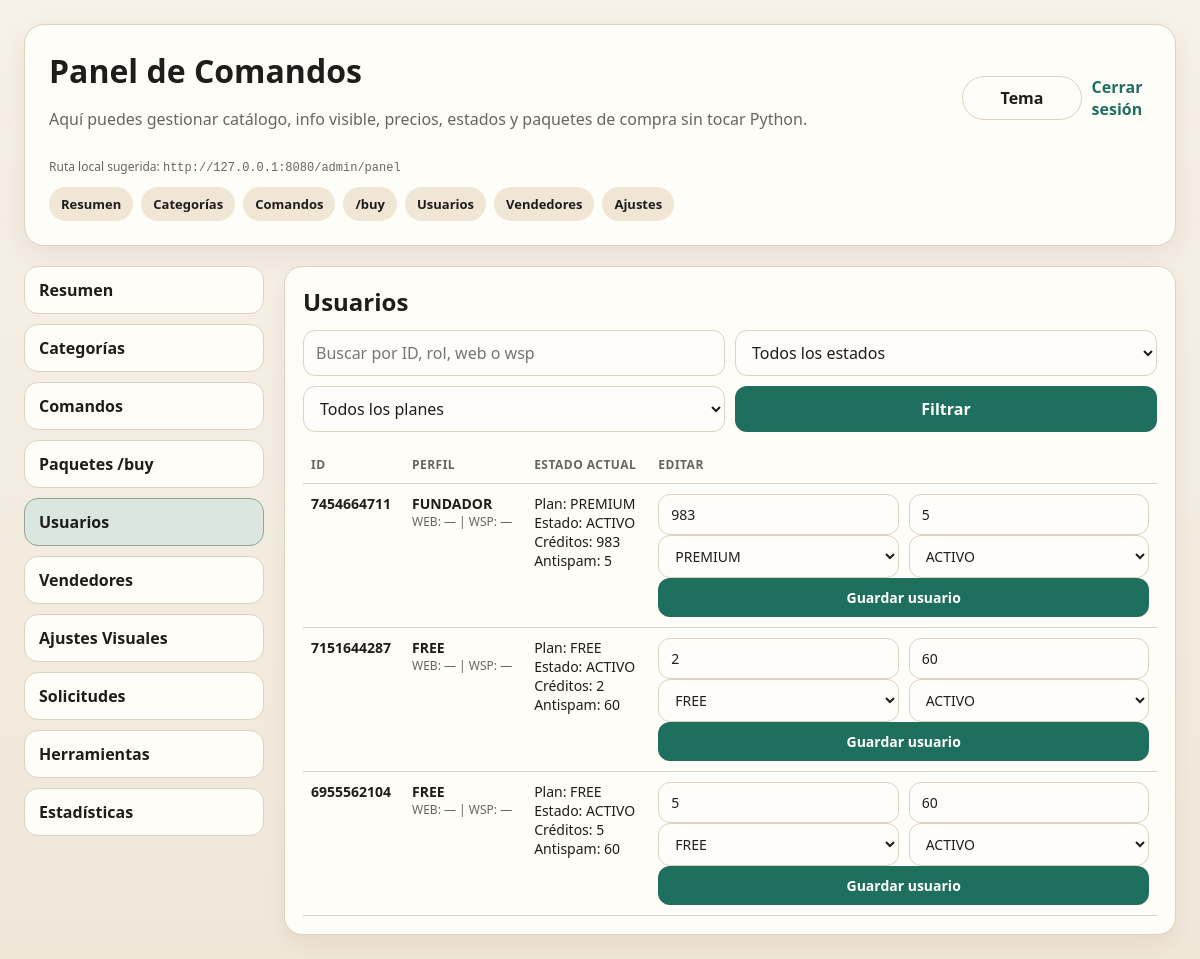
Screenshot of /admin/panel?section=usuarios (signed in) with the database file from the repository.
### tables this page shows
CREATE TABLE usuarios (
            id_tg TEXT PRIMARY KEY,
            rol_tg TEXT DEFAULT 'FREE',
            fecha_register_tg TEXT,

            creditos INTEGER DEFAULT 5,
            plan TEXT DEFAULT 'FREE',
            estado TEXT DEFAULT 'ACTIVO',
            fecha_caducidad TEXT,

            register_web INTEGER DEFAULT 0,   -- FALSE por defecto
            register_wsp INTEGER DEFAULT 0,   -- FALSE por defecto

            token_api_web TEXT UNIQUE,
            user_web TEXT,
            pass_web TEXT,
            rol_web TEXT DEFAULT 'FREE',
            fecha_register_web TEXT,

            token_api_wsp TEXT UNIQUE,
            number_wsp TEXT,
            rol_wsp TEXT DEFAULT 'FREE',
            fecha_register_wsp TEXT,

            antispam INTEGER DEFAULT 60
        );

### app.py (the view)
@app.route("/admin/panel", methods=["GET"])
def admin_panel():
    gate = require_panel_login()
    if gate:
        return gate
    flash = request.args.get("flash", "")
    active_section = (request.args.get("section") or "resumen").strip().lower()
    if active_section not in {"resumen", "categorias", "comandos", "buy", "usuarios", "vendedores", "ajustes", "solicitudes", "herramientas", "estadisticas"}:
        active_section = "resumen"
    categories = get_catalog_categories()
    commands = get_catalog_commands()
    settings = get_panel_settings()
    buy_packages = get_buy_packages()
    user_q = request.args.get("uq", "")
    user_status = (request.args.get("ustatus") or "").upper()
    user_plan = (request.args.get("uplan") or "").upper()
    admin_users = get_admin_users(q=user_q, status=user_status, plan=user_plan, limit=250)
    vendor_q = request.args.get("vq", "")
    selected_vendor = (request.args.get("vendor") or "").strip()
    vendor_summary = get_vendor_sales_summary(q=vendor_q, limit=250)
    if not selected_vendor and vendor_summary:
        selected_vendor = vendor_summary[0]["vendedor"]
    vendor_detail = get_vendor_sales_detail(selected_vendor, limit=120) if selected_vendor else []
    vendor_total_sales = sum(int(item.get("total_ventas") or 0) for item in vendor_summary)
    all_requests = get_request_items(limit=300)
    request_q = request.args.get("rq", "")
    request_status = request.args.get("rstatus", "")
    request_command = request.args.get("rcommand", "")
    filtered_requests = filter_request_items(all_requests, q=request_q, status=request_status, command=request_command)
    pending_requests = [r for r in all_requests if (r.get("status") or "") == "pending"]
    recent_requests = [r for r in all_requests if (r.get("status") or "") != "pending"]
    filtered_pending_requests = [r for r in filtered_requests if (r.get("status") or "") == "pending"]
    filtered_recent_requests = [r for r in filtered_requests if (r.get("status") or "") != "pending"]
    request_counts = {
        "pending": len([r for r in all_requests if (r.get("status") or "") == "pending"]),
        "resolved": len([r for r in all_requests if (r.get("status") or "") == "resolved"]),
        "cancelled": len([r for r in all_requests if (r.get("status") or "") == "cancelled"]),
        "failed": len([r for r in all_requests if (r.get("status") or "") == "failed"]),
    }
    request_command_options = sorted({(r.get("command") or "").strip().lower() for r in all_requests if r.get("command")})
    q = request.args.get("q", "")
    category_filter = request.args.get("category", "")
    status_filter = request.args.get("status", "")
    filtered_commands = filter_catalog_commands(commands, q=q, category=category_filter, status=status_filter)
    try:
        cmd_page = int(request.args.get("page") or 1)
    except Exception:
        cmd_page = 1
    paged_commands, cmd_page, cmd_total_pages, cmd_total = paginate_items(filtered_commands, cmd_page, per_page=10)
    return render_template(
        "admin_panel.html",
        categories=categories,
        commands=commands,
        filtered_commands=paged_commands,
        buy_packages=buy_packages,
        admin_users=admin_users,
        vendor_summary=vendor_summary,
        vendor_detail=vendor_detail,
        vendor_total_sales=vendor_total_sales,
        vendor_q=vendor_q,
        selected_vendor=selected_vendor,
        settings=settings,
        previews=build_panel_previews(settings, buy_packages, commands),
        dashboard=get_dashboard_snapshot(),
        pending_requests=pending_requests,
        recent_requests=recent_requests,
        filtered_pending_requests=filtered_pending_requests,
        filtered_recent_requests=filtered_recent_requests,
        request_counts=request_counts,
        request_command_options=request_command_options,
        request_q=request_q,
        request_status=request_status,
        request_command=request_command,
        request_templates=get_request_templates(),
        user_q=user_q,
        user_status=user_status,
        user_plan=user_plan,
        q=q,
        category_filter=category_filter,
        status_filter=status_filter,
        cmd_page=cmd_page,
        cmd_total_pages=cmd_total_pages,
        cmd_total=cmd_total,
        active_section=active_section,
        flash=flash,
    )

### app.py (called while the page is built)
def _is_loopback_request() -> bool:
    remote = (request.remote_addr or "").strip()
    return remote in {"127.0.0.1", "::1", "localhost"}

def _panel_request_allowed() -> bool:
    if PANEL_PUBLIC:
        return True
    return _is_loopback_request()

def get_conn(db_path=DB_PATH):
    return sqlite3.connect(db_path, check_same_thread=False)

def get_catalog_categories():
    conn = get_conn(DB_PATH)
    conn.row_factory = sqlite3.Row
    cur = conn.cursor()
    cur.execute(
        """
        SELECT id, slug, name, description, sort_order, is_active
        FROM command_categories
        ORDER BY sort_order ASC, name ASC
        """
    )
    rows = [dict(row) for row in cur.fetchall()]
    conn.close()
    return rows

def get_catalog_commands():
    conn = get_conn(DB_PATH)
    conn.row_factory = sqlite3.Row
    cur = conn.cursor()
    cur.execute(
        """
        SELECT c.slug, c.name, c.description, c.cost, c.is_active, c.sort_order, c.usage_hint,
               cat.id AS category_id, cat.slug AS category_slug, cat.name AS category_name
        FROM command_catalog c
        LEFT JOIN command_categories cat ON cat.id = c.category_id
        ORDER BY COALESCE(cat.sort_order, 9999), COALESCE(cat.name, 'ZZZ'), c.sort_order ASC, c.name ASC
        """
    )
    rows = [dict(row) for row in cur.fetchall()]
    conn.close()
    return rows

def get_buy_packages():
    conn = get_conn(DB_PATH)
    conn.row_factory = sqlite3.Row
    cur = conn.cursor()
    cur.execute(
        """
        SELECT id, kind, group_slug, badge, title, subtitle, line_text, sort_order, is_active
        FROM buy_packages
        ORDER BY kind ASC, sort_order ASC, id ASC
        """
    )
    rows = [dict(row) for row in cur.fetchall()]
    conn.close()
    return rows

def get_buy_packages_grouped(active_only: bool = True):
    rows = get_buy_packages()
    grouped = {"credits": [], "days": []}
    seen = {}
    for row in rows:
        if active_only and not row["is_active"]:
            continue
        key = (row["kind"], row["group_slug"])
        if key not in seen:
            entry = {
                "group_slug": row["group_slug"],
                "badge": row["badge"],
                "title": row["title"],
                "subtitle": row["subtitle"],
                "items": [],
            }
            seen[key] = entry
            grouped[row["kind"]].append(entry)
        seen[key]["items"].append(row["line_text"])
    return grouped

### templates/admin_panel.html (shortened to what this page needs)
<!doctype html>
<html lang="es">
<head>
</head>
<body>
  <div class="wrap">
    <div class="hero">
      <div class="toolbar">
        <div>
          <h1>Panel de Comandos</h1>
          <p class="muted">Aquí puedes gestionar catálogo, info visible, precios, estados y paquetes de compra sin tocar Python.</p>
        </div>
        <div class="toolbar-right">
          <button class="theme-toggle" type="button" onclick="toggleTheme()">Tema</button>
          <a href="{{ url_for('panel_logout') }}">Cerrar sesión</a>
        </div>
      </div>
      <p class="small">Ruta local sugerida: <code>http://127.0.0.1:8080/admin/panel</code></p>
      <div class="subnav">
        <a href="{{ url_for('admin_panel', section='resumen') }}">Resumen</a>
        <a href="{{ url_for('admin_panel', section='categorias') }}">Categorías</a>
        <a href="{{ url_for('admin_panel', section='comandos') }}">Comandos</a>
        <a href="{{ url_for('admin_panel', section='buy') }}">/buy</a>
        <a href="{{ url_for('admin_panel', section='usuarios') }}">Usuarios</a>
        <a href="{{ url_for('admin_panel', section='vendedores') }}">Vendedores</a>
        <a href="{{ url_for('admin_panel', section='ajustes') }}">Ajustes</a>
      </div>
    </div>
    <div class="layout">
      <div class="sidebar">
        <a class="side-link {% if active_section == 'resumen' %}active{% endif %}" href="{{ url_for('admin_panel', section='resumen') }}">Resumen</a>
        <a class="side-link {% if active_section == 'categorias' %}active{% endif %}" href="{{ url_for('admin_panel', section='categorias') }}">Categorías</a>
        <a class="side-link {% if active_section == 'comandos' %}active{% endif %}" href="{{ url_for('admin_panel', section='comandos') }}">Comandos</a>
        <a class="side-link {% if active_section == 'buy' %}active{% endif %}" href="{{ url_for('admin_panel', section='buy') }}">Paquetes /buy</a>
        <a class="side-link {% if active_section == 'usuarios' %}active{% endif %}" href="{{ url_for('admin_panel', section='usuarios') }}">Usuarios</a>
        <a class="side-link {% if active_section == 'vendedores' %}active{% endif %}" href="{{ url_for('admin_panel', section='vendedores') }}">Vendedores</a>
        <a class="side-link {% if active_section == 'ajustes' %}active{% endif %}" href="{{ url_for('admin_panel', section='ajustes') }}">Ajustes Visuales</a>
        <a class="side-link {% if active_section == 'solicitudes' %}active{% endif %}" href="{{ url_for('admin_panel', section='solicitudes') }}">Solicitudes</a>
        <a class="side-link {% if active_section == 'herramientas' %}active{% endif %}" href="{{ url_for('admin_panel', section='herramientas') }}">Herramientas</a>
        <a class="side-link {% if active_section == 'estadisticas' %}active{% endif %}" href="{{ url_for('admin_panel', section='estadisticas') }}">Estadísticas</a>
      </div>
      <div class="content">
      {% if active_section == 'usuarios' %}
      <div class="stack">
      <div class="card">
        <h2>Usuarios</h2>
        <form method="get" action="{{ url_for('admin_panel') }}" class="inline" style="margin-bottom:14px;">
          <input name="uq" value="{{ user_q }}" placeholder="Buscar por ID, rol, web o wsp">
          <select name="ustatus">
            <option value="">Todos los estados</option>
          </select>
          <select name="uplan">
            <option value="">Todos los planes</option>
          </select>
          <button type="submit">Filtrar</button>
        </form>
        <table>
          <thead><tr><th>ID</th><th>Perfil</th><th>Estado actual</th><th>Editar</th></tr></thead>
          <tbody>
            {% if admin_users %}
              {% for user in admin_users %}
              <tr>
                <td><strong>{{ user.id_tg }}</strong></td>
                <td>
                  <div><strong>{{ user.rol_tg or 'FREE' }}</strong></div>
                  <div class="small">WEB: {{ user.user_web or '—' }} | WSP: {{ user.number_wsp or '—' }}</div>
                </td>
                <td>
                  <div>Plan: {{ user.plan }}</div>
                  <div>Estado: {{ user.estado }}</div>
                  <div>Créditos: {{ user.creditos }}</div>
                  <div>Antispam: {{ user.antispam }}</div>
                </td>
                <td>
                  <form method="post" action="{{ url_for('admin_save_user') }}">
                    <div class="inline">
                      <input name="creditos" type="number" min="0" value="{{ user.creditos or 0 }}">
                      <input name="antispam" type="number" min="0" value="{{ user.antispam or 0 }}">
                    </div>
                    <div class="inline">
                      <select name="plan">
                        <option value="FREE" {% if user.plan == 'FREE' %}selected{% endif %}>FREE</option>
                        <option value="PREMIUM" {% if user.plan == 'PREMIUM' %}selected{% endif %}>PREMIUM</option>
                      </select>
                      <select name="estado">
                        <option value="ACTIVO" {% if user.estado == 'ACTIVO' %}selected{% endif %}>ACTIVO</option>
                      </select>
                    </div>
                    <button type="submit">Guardar usuario</button>
                  </form>
                </td>
              </tr>
              {% endfor %}
            {% else %}
              <tr><td colspan="4">No se encontraron usuarios con ese filtro.</td></tr>
            {% endif %}
          </tbody>
        </table>
      </div>
      </div>
      {% endif %}
      </div>
    </div>
  </div>
</body>
</html>

### templates/admin_panel.html (style rules this page uses)
:root { color-scheme: light; --bg:#f5f3ee; --bg-grad-1:#f7f1e8; --bg-grad-2:#efe7d8; --ink:#1e1d1a; --muted:#6a655c; --card:#fffdf8; --surface:#fff8ef; --surface-2:#f0e6d6; --line:#ddd2bf; --accent:#1f6f5f; --accent-2:#d99b38; --danger:#b64a3c; --accent-3:#325f9b; --preview-bg-1:#d9ecff; --preview-bg-2:#c8e2fb; --preview-line:#b8d2ea; --bubble-bg:#ffffff; --bubble-ink:#1b1f22; --flash-bg:#e7f4ed; --flash-line:#b9dec8; --input-bg:#fffdfa; --shadow-soft:0 10px 30px rgba(79,54,24,.08); --shadow-card:0 10px 20px rgba(79,54,24,.06); }
* { box-sizing:border-box; }
body { margin:0; font-family:Segoe UI, sans-serif; background:linear-gradient(180deg,var(--bg-grad-1) 0%,var(--bg-grad-2) 100%); color:var(--ink); transition:background .2s ease,color .2s ease; }
.wrap { max-width:1400px; margin:0 auto; padding:24px; }
h1,h2,h3 { margin:0 0 12px; }
.hero { background:var(--card); border:1px solid var(--line); border-radius:20px; padding:24px; margin-bottom:20px; box-shadow:var(--shadow-soft); }
.layout { display:grid; grid-template-columns:240px 1fr; gap:20px; align-items:start; }
.card { background:var(--card); border:1px solid var(--line); border-radius:18px; padding:18px; box-shadow:var(--shadow-card); }
input, select, textarea, button { width:100%; border-radius:12px; border:1px solid var(--line); padding:10px 12px; font:inherit; }
input, select, textarea { background:var(--input-bg); color:var(--ink); }
button { cursor:pointer; background:var(--accent); color:white; border:none; font-weight:600; }
table { width:100%; border-collapse:collapse; font-size:14px; }
th, td { padding:10px 8px; border-bottom:1px solid var(--line); text-align:left; vertical-align:top; }
th { color:var(--muted); font-size:12px; text-transform:uppercase; letter-spacing:.04em; }
.muted { color:var(--muted); }
.stack { display:grid; gap:10px; }
.inline { display:grid; grid-template-columns:1fr 1fr; gap:10px; }
.small { font-size:12px; color:var(--muted); }
.toolbar { display:flex; justify-content:space-between; gap:12px; align-items:center; }
.hero a { color:var(--accent); font-weight:700; text-decoration:none; }
.sidebar { position:sticky; top:16px; display:grid; gap:10px; }
.side-link { display:block; padding:12px 14px; border-radius:14px; background:var(--card); border:1px solid var(--line); color:var(--ink); text-decoration:none; font-weight:700; }
.content { display:grid; gap:20px; }
.subnav { display:flex; gap:8px; flex-wrap:wrap; margin-top:12px; }
.subnav a { padding:8px 12px; border-radius:999px; background:var(--surface-2); color:var(--ink); text-decoration:none; font-size:13px; font-weight:700; }
.side-link.active { background:color-mix(in srgb, var(--accent) 16%, var(--card)); border-color:color-mix(in srgb, var(--accent) 42%, var(--line)); color:var(--ink); }
.theme-toggle { padding:10px 14px; border-radius:999px; border:1px solid var(--line); background:var(--card); color:var(--ink); cursor:pointer; font-weight:700; }
.toolbar-right { display:flex; gap:10px; align-items:center; }

### rows the page displays
usuarios: id_tg "7454664711", rol_tg "FUNDADOR", user_web "—", number_wsp "—", plan "PREMIUM", estado "ACTIVO", creditos "983", antispam "5"
usuarios: id_tg "7151644287", rol_tg "FREE", user_web "—", number_wsp "—", plan "FREE", estado "ACTIVO", creditos "2", antispam "60"
usuarios: id_tg "6955562104", rol_tg "FREE", user_web "—", number_wsp "—", plan "FREE", estado "ACTIVO", creditos "5", antispam "60"
